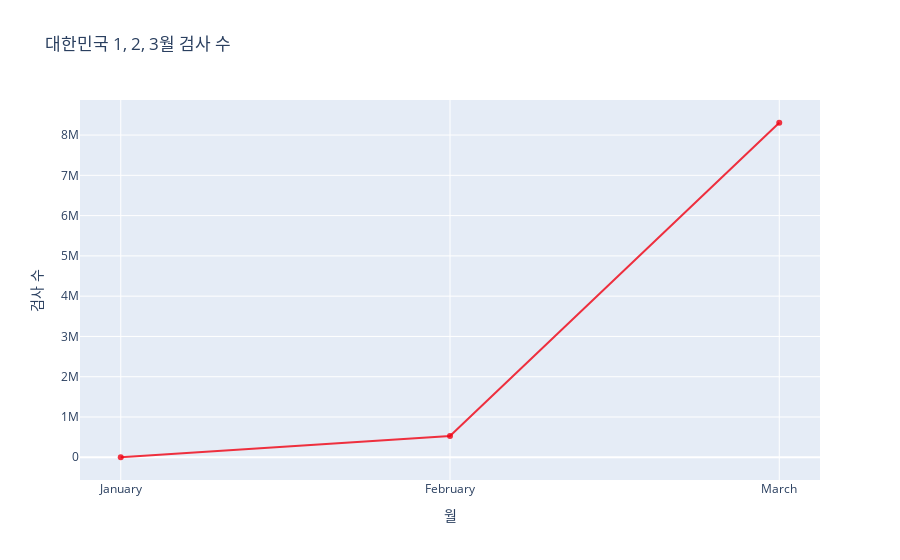

Here is the notebook cell this chart was saved with:
### Code cell
time_data["month"] = [int(each.split("-")[1])for each in time_data.date]
January = time_data[time_data.month == 1]
February = time_data[time_data.month == 2]
March = time_data[time_data.month == 3]
x = ["January","February","March"]
a = 0
for each in January.test:
    a = each + a
b = 0
for each in February.test:
    b = each + b
c = 0
for each in March.test:
    c = each + c    
y = [a,b,c]
df = [[x,y]]
trace = go.Scatter( x = x,
                    y = y,
                    mode = "lines+markers",
                    
                    marker = dict(color = 'rgba(240, 1, 17, 0.8)')
                    )
layout = dict(title = "대한민국 1, 2, 3월 검사 수", xaxis = dict(title= '월',ticklen = 5,zeroline = False),
            yaxis = dict(title = "검사 수"))
data = [trace]
fig = dict(data = data,layout = layout)
iplot(fig)

### Figure 1 — Plotly figure (JSON) as saved in the notebook; plotly's stock layout.template omitted (floating-point values rounded to 4 significant figures)
{"data": [{"marker": {"color": "rgba(240, 1, 17, 0.8)"}, "mode": "lines+markers", "type": "scatter", "x": ["January", "February", "March"], "y": [1055, 527767, 8305492]}], "layout": {"title": {"text": "대한민국 1, 2, 3월 검사 수"}, "xaxis": {"ticklen": 5, "title": {"text": "월"}, "zeroline": false}, "yaxis": {"title": {"text": "검사 수"}}}}
